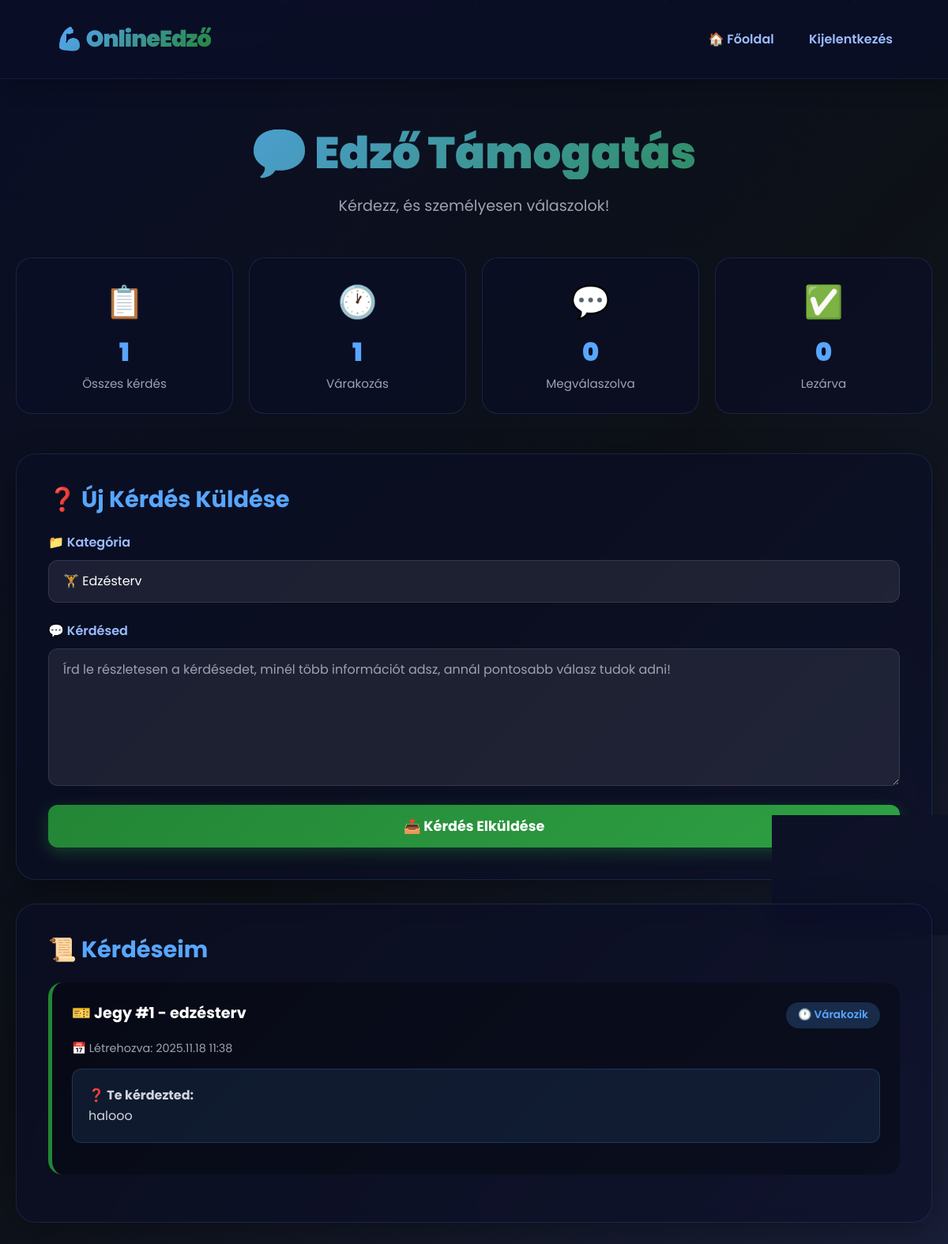
The app's page /online-edzo/support.php (signed in) with its own data.
### tables this page shows
CREATE TABLE `support_tickets` (
  `id` int(11) NOT NULL,
  `user_id` int(11) NOT NULL,
  `category` varchar(100) NOT NULL,
  `question` text NOT NULL,
  `answer` text DEFAULT NULL,
  `status` enum('open','answered','closed') DEFAULT 'open',
  `user_read` tinyint(1) DEFAULT 0,
  `created_at` timestamp NOT NULL DEFAULT current_timestamp(),
  `answered_at` timestamp NULL DEFAULT NULL
);

### online-edzo/support.php (the view, shortened to what this page needs)
<?php
require_once 'db.php';
$user_id = $_SESSION['user_id'];
$stmt = $pdo->prepare("SELECT * FROM support_tickets WHERE user_id = ? ORDER BY created_at DESC");
$stmt->execute([$user_id]);
$tickets = $stmt->fetchAll();
$stmt = $pdo->prepare("
  SELECT
    COUNT(*) as total,
    SUM(CASE WHEN status = 'open' THEN 1 ELSE 0 END) as open_count,
    SUM(CASE WHEN status = 'answered' THEN 1 ELSE 0 END) as answered_count,
    SUM(CASE WHEN status = 'closed' THEN 1 ELSE 0 END) as closed_count,
    SUM(CASE WHEN status = 'answered' AND user_read = 0 THEN 1 ELSE 0 END) as unread_count
  FROM support_tickets
  WHERE user_id = ?
");
$stmt->execute([$user_id]);
$stats = $stmt->fetch();
?>
<!DOCTYPE html>
<html lang="hu">
<head>
  <link href="https://cdn.jsdelivr.net/npm/bootstrap@5.3.3/dist/css/bootstrap.min.css" rel="stylesheet">
</head>
<body>
  <div class="particles">
  </div>
  <nav class="d-flex justify-content-between align-items-center">
    <a href="index.php" style="text-decoration: none;">
      <div class="logo">💪 OnlineEdző</div>
    </a>
    <div>
      <a href="index.php">🏠 Főoldal</a>
      <a href="logout.php">Kijelentkezés</a>
    </div>
  </nav>
  <div class="container">
    <h2>💬 Edző Támogatás</h2>
    <p class="subtitle">Kérdezz, és személyesen válaszolok! <?php if ($stats['unread_count'] > 0): ?><span class="unread-badge">🔔 <?= $stats['unread_count'] ?> új válasz!</span><?php endif; ?></p>
    <div class="stats-grid">
      <div class="stat-card">
        <div class="stat-icon">📋</div>
        <div class="stat-number"><?= $stats['total'] ?></div>
        <div class="stat-label">Összes kérdés</div>
      </div>
      <div class="stat-card">
        <div class="stat-icon">🕐</div>
        <div class="stat-number"><?= $stats['open_count'] ?></div>
        <div class="stat-label">Várakozás</div>
      </div>
      <div class="stat-card">
        <div class="stat-icon">💬</div>
        <div class="stat-number"><?= $stats['answered_count'] ?></div>
        <div class="stat-label">Megválaszolva</div>
      </div>
      <div class="stat-card">
        <div class="stat-icon">✅</div>
        <div class="stat-number"><?= $stats['closed_count'] ?></div>
        <div class="stat-label">Lezárva</div>
      </div>
    </div>
    <div class="card">
      <h3>❓ Új Kérdés Küldése</h3>
      <form method="POST">
        <div class="mb-4">
          <label class="form-label">📁 Kategória</label>
          <select name="category" class="form-select" required>
            <option value="edzésterv">🏋️ Edzésterv</option>
          </select>
        </div>
        <div class="mb-4">
          <label class="form-label">💬 Kérdésed</label>
          <textarea name="question" class="form-control" rows="6" placeholder="Írd le részletesen a kérdésedet, minél több információt adsz, annál pontosabb válasz tudok adni!" required></textarea>
        </div>
        <button type="submit" class="btn-main">📤 Kérdés Elküldése</button>
      </form>
    </div>
    <div class="card">
      <h3>📜 Kérdéseim</h3>
      <?php if (empty($tickets)): ?>
        <div class="no-tickets">
          <h4>📭 Még nincs kérdésed</h4>
          <p>Töltsd ki a fenti űrlapot az első kérdésed elküldéséhez!</p>
        </div>
      <?php else: ?>
        <?php foreach ($tickets as $ticket):
          $status_class = 'status-' . $ticket['status'];
          $is_unread = ($ticket['status'] === 'answered' && $ticket['user_read'] == 0);
        ?>
          <div class="ticket-item <?= $ticket['status'] ?> <?= $is_unread ? 'unread' : '' ?>">
            <div class="ticket-header">
              <div class="ticket-title">
                🎫 Jegy #<?= $ticket['id'] ?> - <?= htmlspecialchars($ticket['category']) ?>
              </div>
              <div class="ticket-status <?= $status_class ?>">
                <?php
                  $status_text = [
                    'open' => '🕐 Várakozik',
                    'answered' => '💬 Megválaszolva',
                    'closed' => '✅ Lezárva'
                  ];
                  echo $status_text[$ticket['status']] ?? $ticket['status'];
                ?>
              </div>
            </div>
            <div class="ticket-meta">
              📅 Létrehozva: <?= date('Y.m.d H:i', strtotime($ticket['created_at'])) ?>
            </div>
            <div class="ticket-question">
              <strong>❓ Te kérdezted:</strong><br>
              <?= nl2br(htmlspecialchars($ticket['question'])) ?>
            </div>
          </div>
        <?php endforeach; ?>
      <?php endif; ?>
    </div>
  </div>
</body>
</html>

### online-edzo/support.php (style rules this page uses)
* { margin: 0; padding: 0; box-sizing: border-box; }
body { background: linear-gradient(135deg, #0a0e27, #0d1117, #1a1f3a); color: #e6edf3; font-family: 'Poppins', sans-serif; min-height: 100vh; }
.particles { position: fixed; top: 0; left: 0; width: 100%; height: 100%; overflow: hidden; z-index: 0; pointer-events: none; }
nav { background: rgba(10, 14, 39, 0.8); backdrop-filter: blur(20px); padding: 20px 50px; border-bottom: 1px solid rgba(88, 166, 255, 0.1); position: sticky; top: 0; z-index: 1000; box-shadow: 0 4px 30px rgba(0,0,0,0.3); }
.logo { font-size: 1.8rem; font-weight: 900; background: linear-gradient(135deg, #58a6ff, #238636); -webkit-background-clip: text; -webkit-text-fill-color: transparent; background-clip: text; letter-spacing: -1px; }
nav a { color: #9bbcff; text-decoration: none; font-weight: 600; transition: 0.3s; padding: 8px 20px; border-radius: 8px; }
.container { max-width: 1200px; margin: 0 auto; padding: 60px 20px; position: relative; z-index: 1; }
h2 { text-align: center; margin-bottom: 20px; font-size: 3.5rem; font-weight: 900; background: linear-gradient(135deg, #58a6ff, #238636); -webkit-background-clip: text; -webkit-text-fill-color: transparent; background-clip: text; animation: fadeInDown 0.8s ease; }
.subtitle { text-align: center; color: #9ca3af; margin-bottom: 50px; font-size: 1.2rem; }
.stats-grid { display: grid; grid-template-columns: repeat(auto-fit, minmax(200px, 1fr)); gap: 20px; margin-bottom: 50px; }
.stat-card { background: rgba(10, 14, 39, 0.6); border: 1px solid rgba(88, 166, 255, 0.15); border-radius: 20px; padding: 25px; text-align: center; transition: all 0.3s; }
.stat-icon { font-size: 2.5rem; margin-bottom: 10px; }
.stat-number { font-size: 2rem; font-weight: 900; color: #58a6ff; margin-bottom: 5px; }
.stat-label { color: #9ca3af; font-size: 0.95rem; }
.card { background: rgba(10, 14, 39, 0.6); border: 1px solid rgba(88, 166, 255, 0.15); border-radius: 25px; padding: 40px; margin-bottom: 30px; box-shadow: 0 10px 40px rgba(0,0,0,0.3); backdrop-filter: blur(10px); transition: all 0.3s; }
.card h3 { color: #58a6ff; margin-bottom: 25px; font-size: 1.8rem; font-weight: 700; }
.form-label { color: #9bbcff; font-weight: 600; margin-bottom: 10px; font-size: 1rem; }
.form-control, .form-select { background: rgba(255,255,255,0.08); border: 1px solid rgba(255,255,255,0.1); color: #fff; border-radius: 12px; padding: 14px 18px; font-size: 1rem; transition: all 0.3s; }
.form-control::placeholder { color: #9ca3af; }
textarea.form-control { resize: vertical; min-height: 150px; }
.btn-main { background: linear-gradient(135deg, #238636, #2ea043); color: white; border: none; border-radius: 12px; padding: 14px 35px; font-weight: 700; font-size: 1.1rem; transition: all 0.3s; box-shadow: 0 6px 20px rgba(35, 134, 54, 0.4); width: 100%; }
.ticket-item { background: rgba(0,0,0,0.3); border-radius: 18px; padding: 25px; margin-bottom: 20px; border-left: 5px solid #238636; transition: all 0.3s; }
.ticket-header { display: flex; justify-content: space-between; align-items: flex-start; margin-bottom: 15px; flex-wrap: wrap; gap: 15px; }
.ticket-title { font-size: 1.2rem; font-weight: 700; color: #fff; flex: 1; }
.ticket-status { padding: 6px 15px; border-radius: 20px; font-size: 0.85rem; font-weight: 600; }
.status-open { background: rgba(88, 166, 255, 0.2); color: #58a6ff; }
.ticket-meta { color: #9ca3af; font-size: 0.9rem; margin-bottom: 15px; }
.ticket-question { background: rgba(88, 166, 255, 0.1); border: 1px solid rgba(88, 166, 255, 0.2); border-radius: 12px; padding: 20px; color: #d1d5db; margin-bottom: 15px; line-height: 1.6; }

### records on screen
support_tickets: id "1", category "edzésterv", status "🕐 Várakozik", created_at "2025.11.18 11:38", question "halooo"

### other values on screen
$stats['total'] "1"
$stats['open_count'] "1"
$stats['answered_count'] "0"
$stats['closed_count'] "0"
